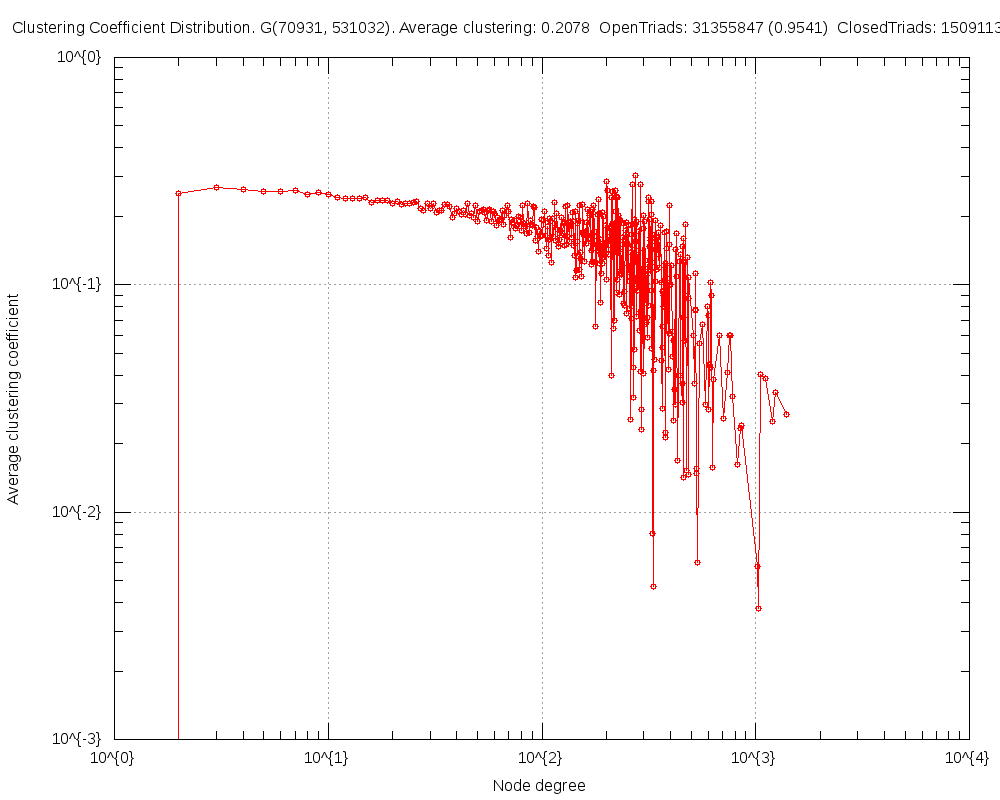

Write gnuplot code to recreate this figure.
#
# Clustering Coefficient Distribution. G(70931, 531032). Average clustering: 0.2078  OpenTriads: 31355847 (0.9541)  ClosedTriads: 1509113 (0.0459) (Sun Apr 27 19:27:54 2014)
#

set title "Clustering Coefficient Distribution. G(70931, 531032). Average clustering: 0.2078  OpenTriads: 31355847 (0.9541)  ClosedTriads: 1509113 (0.0459)"
set key bottom right
set logscale xy 10
set format x "10^{%L}"
set mxtics 10
set format y "10^{%L}"
set mytics 10
set grid
set xlabel "Node degree"
set ylabel "Average clustering coefficient"
set tics scale 2
set terminal png size 1000,800
set output 'ccf.TwitterRand1.25.png'
plot 	"ccf.TwitterRand1.25.tab" using 1:2 title "" with linespoints pt 6
